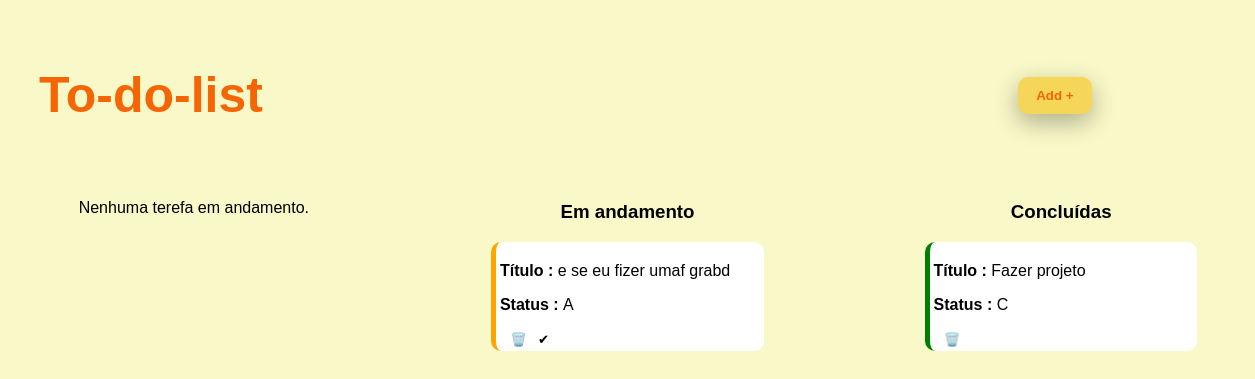
Page /tarefas/tarefa/ on the earlier database version.
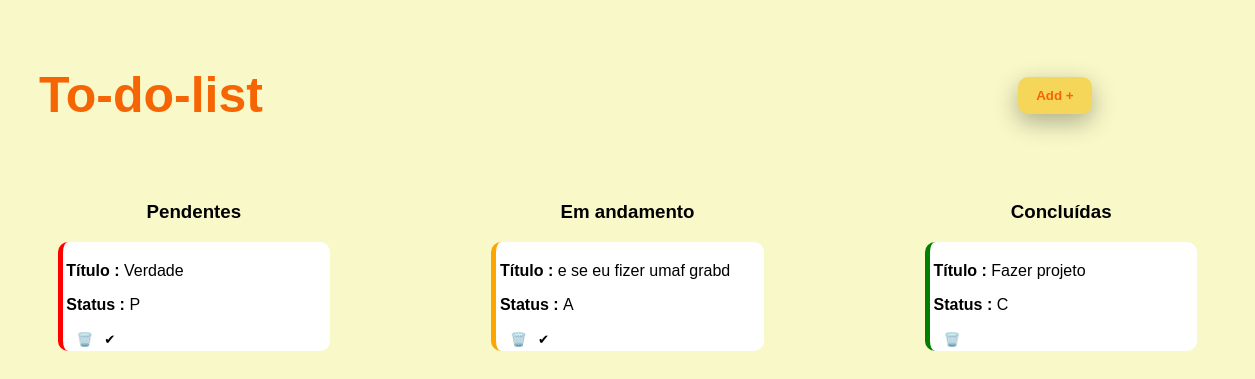
Same page on the later database version.
### tarefas/models.py (models this page shows)
class Tarefa(models.Model):
    STATUS_CHOICES = [
        ('P','Pendente'),
        ('A','Andamento'),
        ('C','Concluída')
    ]
    nome = models.CharField(default='',max_length=100)
    descricao = models.CharField(default='',max_length=255)
    status = models.CharField(max_length=1,choices=STATUS_CHOICES)
    prazo = models.CharField(default='',max_length=100)
    pessoa = models.ForeignKey(Pessoa, on_delete=models.CASCADE, related_name='tarefas')

### tarefas/views.py (the view)
# urls.py: path('tarefa/',views.tarefa,name='tarefa'),
def tarefa(request):
    if request.method == 'GET':
        tarefa_A = Tarefa.objects.filter(status='A')
        tarefa_P = Tarefa.objects.filter(status='P')
        tarefa_C = Tarefa.objects.filter(status='C')
        return render(request,'tarefa.html',{'tarefa_A':tarefa_A,'tarefa_P':tarefa_P,'tarefa_C':tarefa_C})

### tarefas/templates/tarefa.html (shortened to what this page needs)
{% load static %}
<!DOCTYPE html>
<html lang="en">
<head>
    <link rel="stylesheet" href="{% static 'tarefas/css/style.css' %}">
</head>
<body>
    <header>
    <h1>To-do-list</h1>
    <form action="{% url 'tarefas:tarefa_create' %}"> {% csrf_token %}
    <button class="add">Add +</button>
    </form>
    </header>
    <div class="main">
        <div class="tarefas">
            <div class="pendente">
                {% if tarefa_P %}
                <h3>Pendentes</h3>
                {%for tarefa in tarefa_P %}
                <div class="tarefa">
                    <p><b>Título : </b>{{tarefa.nome}}</p>
                    <p><b>Status : </b>{{tarefa.status}}</p>
                    <div class="acoes">
                    <form action="{% url 'tarefas:excluir_tarefa' tarefa.id %}" method="POST">{%csrf_token%}
                        <button>🗑️</button>
                    </form>
                    <form action="{% url 'tarefas:concluir_tarefa' tarefa.id %}" method="POST">{%csrf_token%}
                        <button>✔</button>
                    </form>
                    </div>
                </div>
                 {%endfor%}
                 {%else%}
                 <p>Nenhuma terefa em andamento.</p>
                 {%endif%}
            </div>
            <div class="andamento">
                <h3>Em andamento</h3>
                {% if tarefa_A %}
                {%for tarefa in tarefa_A %}
                <div class="tarefa" style="border-left: 5px solid orange;">
                    <p><b>Título : </b>{{tarefa.nome}}</p>
                    <p><b>Status : </b>{{tarefa.status}}</p>
                    <div class="acoes">
                    <form action="{% url 'tarefas:excluir_tarefa' tarefa.id %}" method="POST">{%csrf_token%}
                        <button>🗑️</button>
                    </form>
                    <form action="{% url 'tarefas:concluir_tarefa' tarefa.id %}" method="POST">{%csrf_token%}
                        <button>✔</button>
                    </form>
                    </div>
                </div>
                 {%endfor%}
                 {%else%}
                 <p>Nenhuma terefa em andamento.</p>
                 {%endif%}
            </div>
            <div class="concluida">
                <h3>Concluídas</h3>
                {% if tarefa_C %}
                {%for tarefa in tarefa_C %}
                <div class="tarefa" style="border-left: 5px solid green;">
                    <p><b>Título : </b>{{tarefa.nome}}</p>
                    <p><b>Status : </b>{{tarefa.status}}</p>
                    <div class="acoes">
                    <form action="{% url 'tarefas:excluir_tarefa' tarefa.id %}" method="POST">{%csrf_token%}
                        <button>🗑️</button>
                    </form>
                    </div>
                </div>
                 {%endfor%}
                 {%else%}
                 <p>Nenhuma terefa concluida.</p>
                 {%endif%}
            </div>
        </div>
    </div>
</body>
</html>

Differences in the rows shown:
added Tarefa: nome "Verdade", status "P", shown under "Pendentes"
Other differences:
text no longer shown: "Nenhuma terefa em andamento."
text now shown: "Pendentes"
